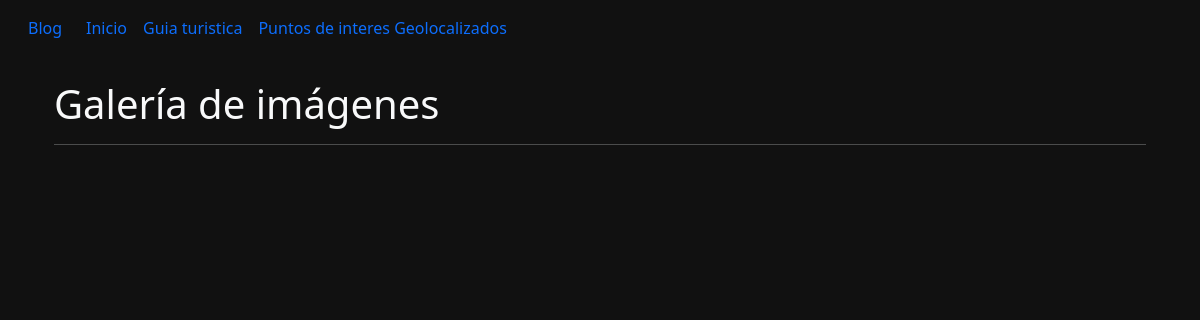
/galeria/, run on an earlier commit of the app's database.
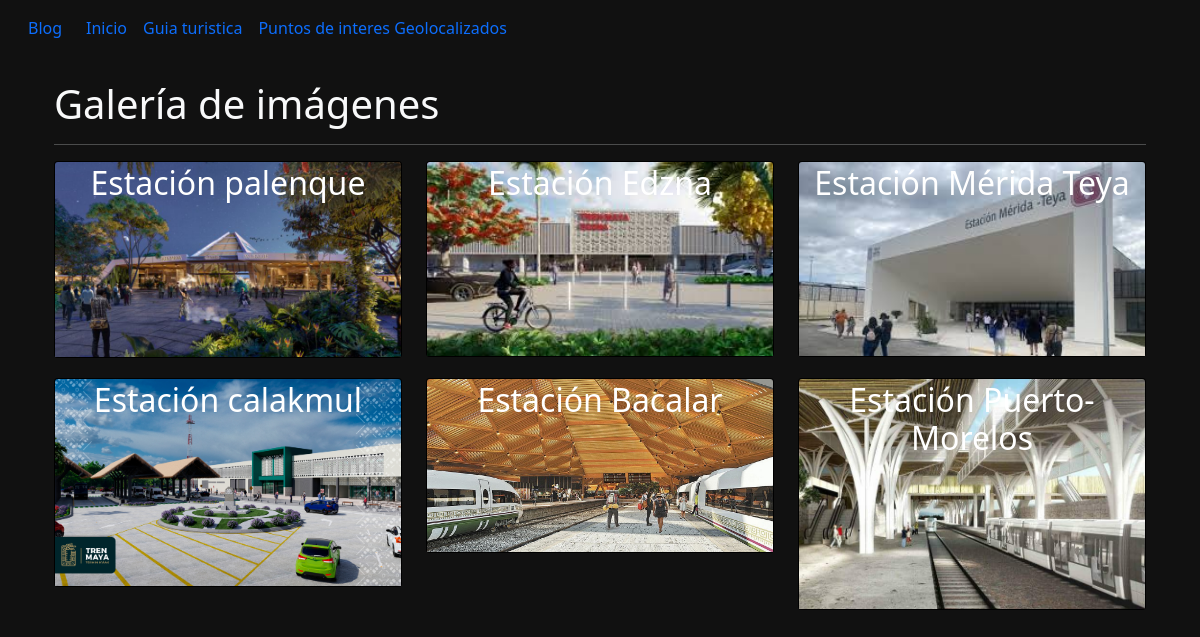
And on a later commit of the database.
### porfolio/models.py (models this page shows)
class Galeria(models.Model):
    title = CharField(max_length=100)
    image = ImageField(upload_to="porfolio/image3/")

### porfolio/views.py (the view)
# urls.py: path("galeria/", views.galeria, name="galeria"),
def galeria(request):
    imagenes = Galeria.objects.all()  # Cambiado de 'imagen' a 'imagenes'
    return render(
        request, "galeria.html", {"imagenes": imagenes}
    )  # Cambiado de 'imagen' a 'imagenes'

### porfolio/templates/galeria.html (shortened to what this page needs)
{% extends 'layout.html' %}
{% block content %}
{% load static %}
<h1>Galería de imágenes</h1>
<hr>
<div class="row">
    {% for imagen in imagenes %}
    <div class="col-md-4">
        <div class="card">
            <h2 class="card-title">{{imagen.title}}</h2>
            <img src="{{imagen.image.url }}" class="card-img-top" />
        </div>
    </div>
    {% endfor %}
</div>
{% endblock %}

### porfolio/templates/layout.html (shortened to what this page needs)
{% load static %}
<!DOCTYPE html>
<html lang="en">
<head>
    <link href="https://cdn.jsdelivr.net/npm/bootstrap@5.1.3/dist/css/bootstrap.min.css" rel="stylesheet"
>
    <link rel="stylesheet" href="{% static 'main.css' %}">
</head>
<body class="text-light">
    {% include 'partials/navbar.html' %}
    <div class="container p-4">
        {% block content %}
        {% endblock %}
    </div>
</body>
</html>

### porfolio/templates/partials/navbar.html (shortened to what this page needs)
{% load static %}
<nav class="navbar navbar-expand-lg bg-body-tertiary">
    <div class="container-fluid">
        <a class="nav-link" href="{% url 'blog:posts' %}">Blog</a>
      <div class="collapse navbar-collapse" id="navbarNav">
        <ul class="navbar-nav">
          <li class="nav-item">
            <a class="nav-link active" aria-current="page" href="/">Inicio</a>
          </li>
          <li class="nav-item">
            <a class="nav-link" href="guia/">Guia turistica</a>
          </li>
          <li class="nav-item">
            <a class="nav-link" href="puntos_interes/">Puntos de interes Geolocalizados</a>
          </li>
        </ul>
      </div>
    </div>
  </nav>

### porfolio/static/main.css (style rules this page uses)
body { background: #111111; }

### porfolio/templates/galeria.html (style rules this page uses)
.card { position: relative; text-align: center; background-color: black; color: white; margin-bottom: 20px; }
.card-img-top { max-width: 100%; height: auto; }
.card-title { position: absolute; top: 2px; width: 100%; margin: 0; padding: 0; }

What changed in the data, as far as the page shows it:
added Galeria: title "Estación palenque", image (picture)
added Galeria: title "Estación Edzna", image (picture)
added Galeria: title "Estación Mérida Teya", image (picture)
added Galeria: title "Estación calakmul", image (picture)
added Galeria: title "Estación Bacalar", image (picture)
added Galeria: title "Estación Puerto-Morelos", image (picture)
